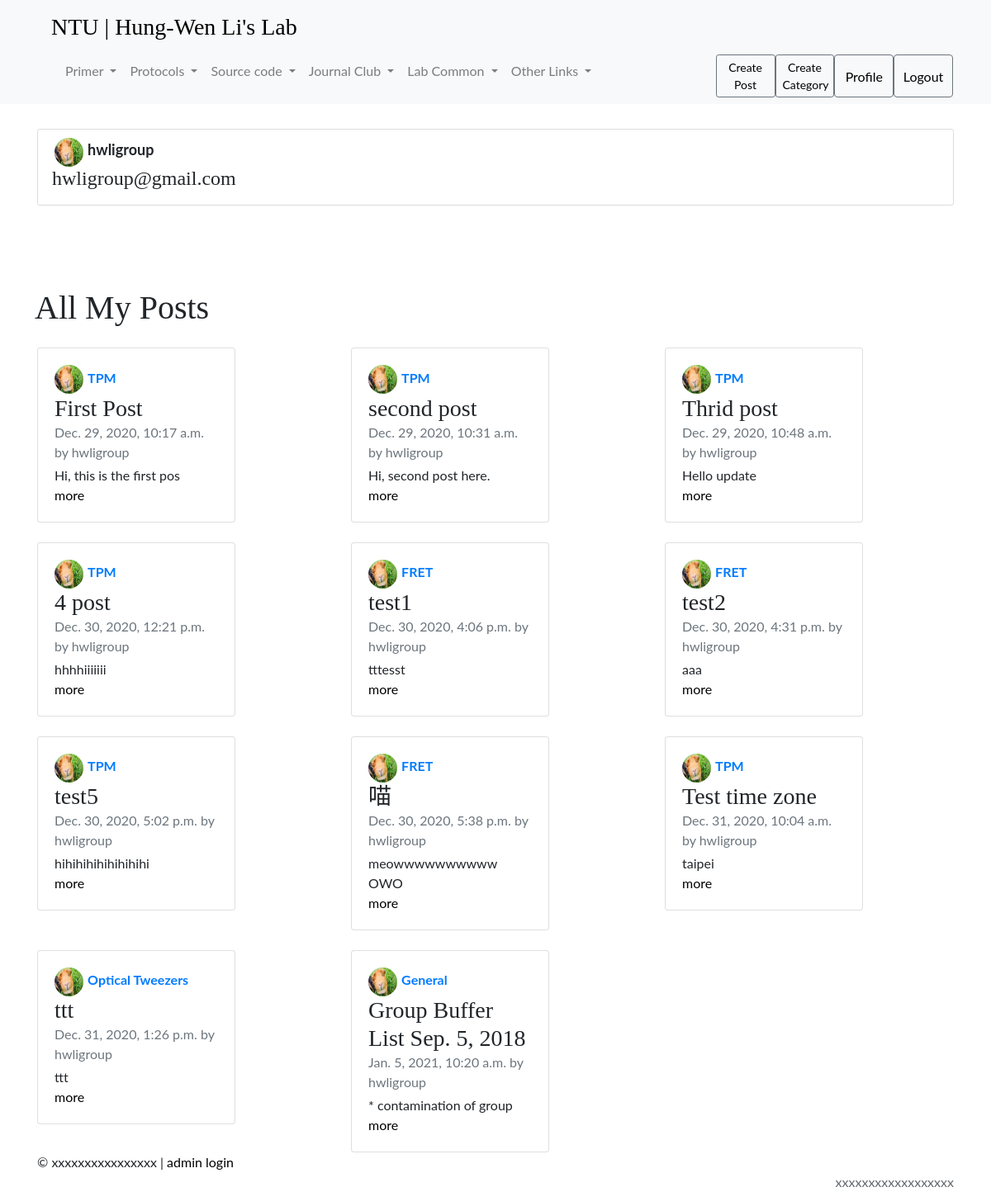
The app's page /mypost/ (signed in), older data.
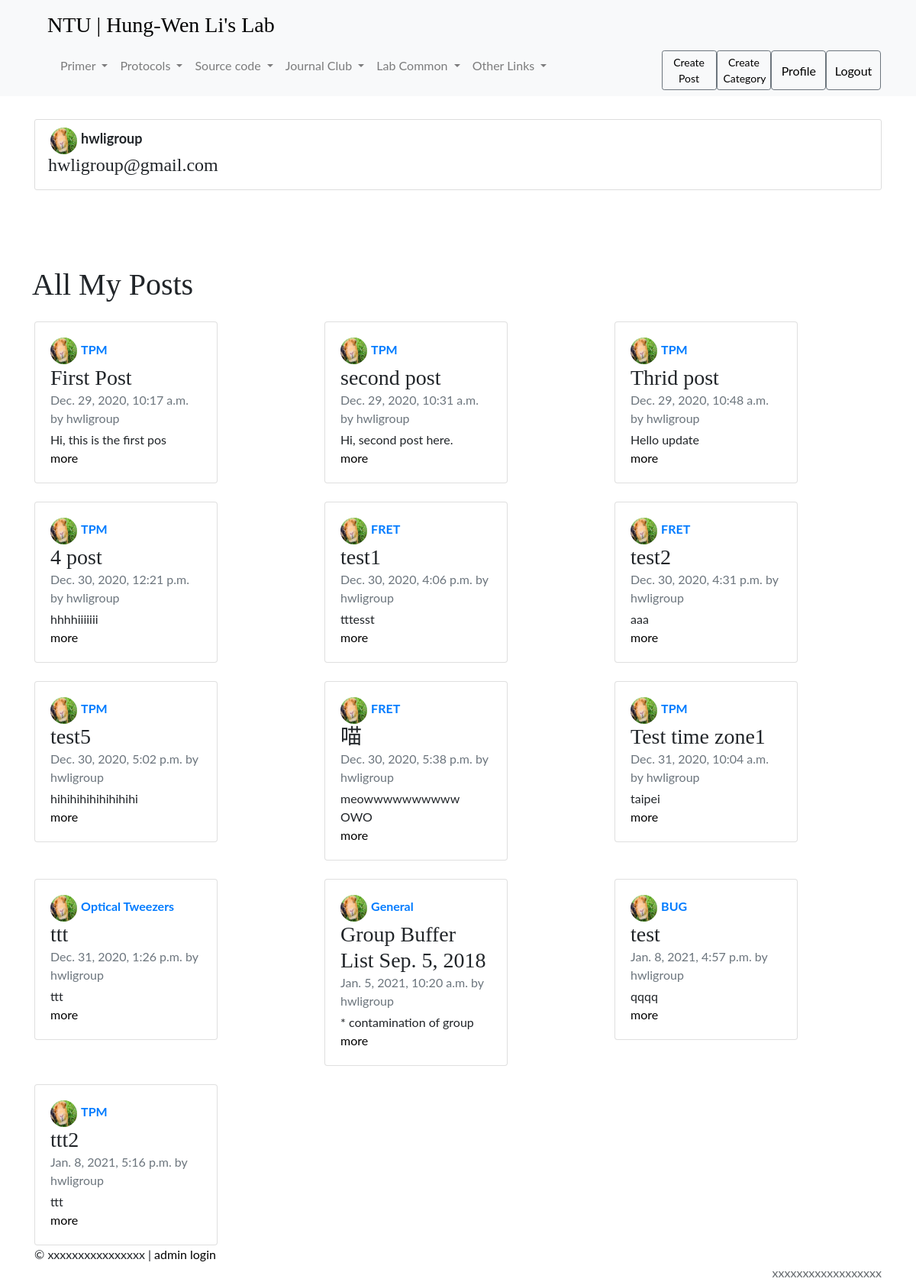
The same page, newer data.
### posts/models.py (models this page shows, shortened)
class Post(models.Model):
    title = models.CharField(max_length=100)
    category = models.ForeignKey('Category', related_name='Project', null=True, on_delete=models.CASCADE)
    file = models.FileField(upload_to=make_file_path, blank=True)
    content = models.TextField()
    date_posted = models.DateTimeField(default=timezone.now)
    author = models.ForeignKey(User, on_delete=models.CASCADE)

class Category(models.Model):
    name = models.CharField(max_length=100)
    def __str__(self):
        return self.name

### users/models.py (models this page shows, shortened)
class Profile(models.Model):
    user = models.OneToOneField(User, on_delete=models.CASCADE)
    image = models.ImageField(default='default.jpg', upload_to='picture_pics')

### posts/views.py (the view)
# urls.py: path('mypost/', posts_views.userprofile, name='myposts'),
@login_required(login_url='/users/login/')
def userprofile(request):
    user = request.user
    user_posts = Post.objects.filter(author=request.user)
    template = 'posts/own_post.html'
    context = {
        'user_posts': user_posts,
        'user': user
    }
    return render(request, template, context)

### posts/templates/posts/own_post.html
{% extends 'posts/base.html' %}
{% block content %}
<div class="content-section" style="margin:30px 0px 100px 0px;">
    <div class="media">
        <div class="row">
            <div class="col">
                <img class="rounded-circle article-img" src="{{ user.profile.image.url }}">
                <strong><font size="4">{{ user.username }}</strong></font>
            </div>
            <h4>{{ user.email }}</h4>
        </div>
    </div>
</div>
   <div class="row">
        <h1 class="mb-0">All My Posts</h1>
        {% for post in user_posts %}
          <div class="col-lg-4">
            <div class="card mt-4" style="width: 15rem;">
              <div class="card-body">
                  <img class="rounded-circle article-img" src="{{ post.author.profile.image.url }}">
                  <strong class="d-inline-block mb-2 text-primary">{{ post.category }}</strong>
                  <h3 class="mb-0">{{ post.title }}</h3>
                  <div class="mb-1 text-muted">{{ post.date_posted }} by {{ post.author }}</div>
                  <p class="card-text mb-auto">{{ post.content|slice:"0:25" }}</p>
                  <a href="{% url 'postdetail' post.pk %}" class="stretched-link">more</a>
              </div>
            </div>
          </div>
        {% endfor %}
   </div>
{% endblock content %}

Row changes from the older to the newer data that the page shows:
changed Post "taipei": title "Test time zone" → "Test time zone1"
added Post: author.profile.image (picture), category "BUG", title "test", date_posted "Jan. 8, 2021, 4:57 p.m.", author "hwligroup", content "qqqq"
added Post: author.profile.image (picture), category "TPM", title "ttt2", date_posted "Jan. 8, 2021, 5:16 p.m.", author "hwligroup", content "ttt"
